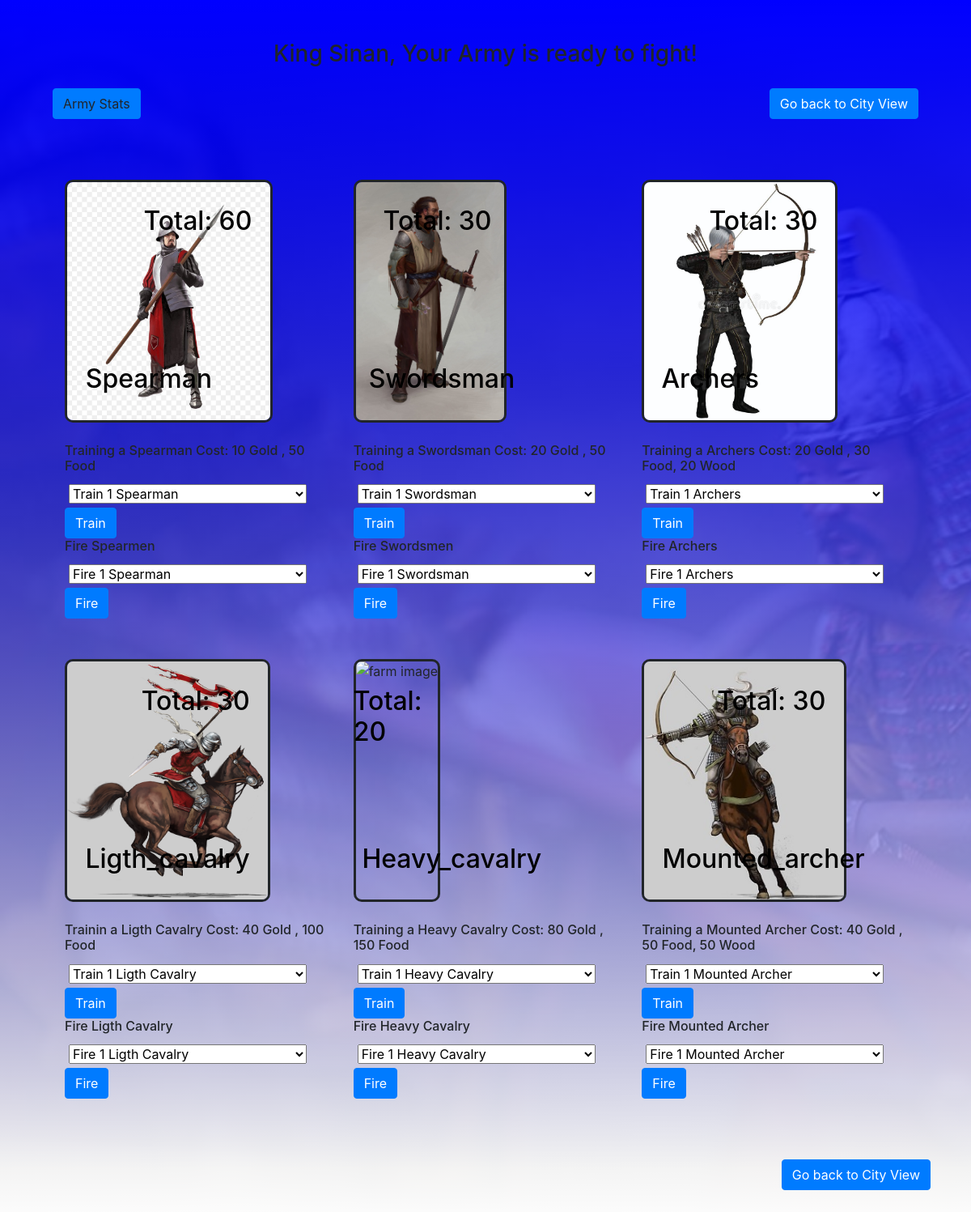
Before: /castle (signed in) with the older database file.
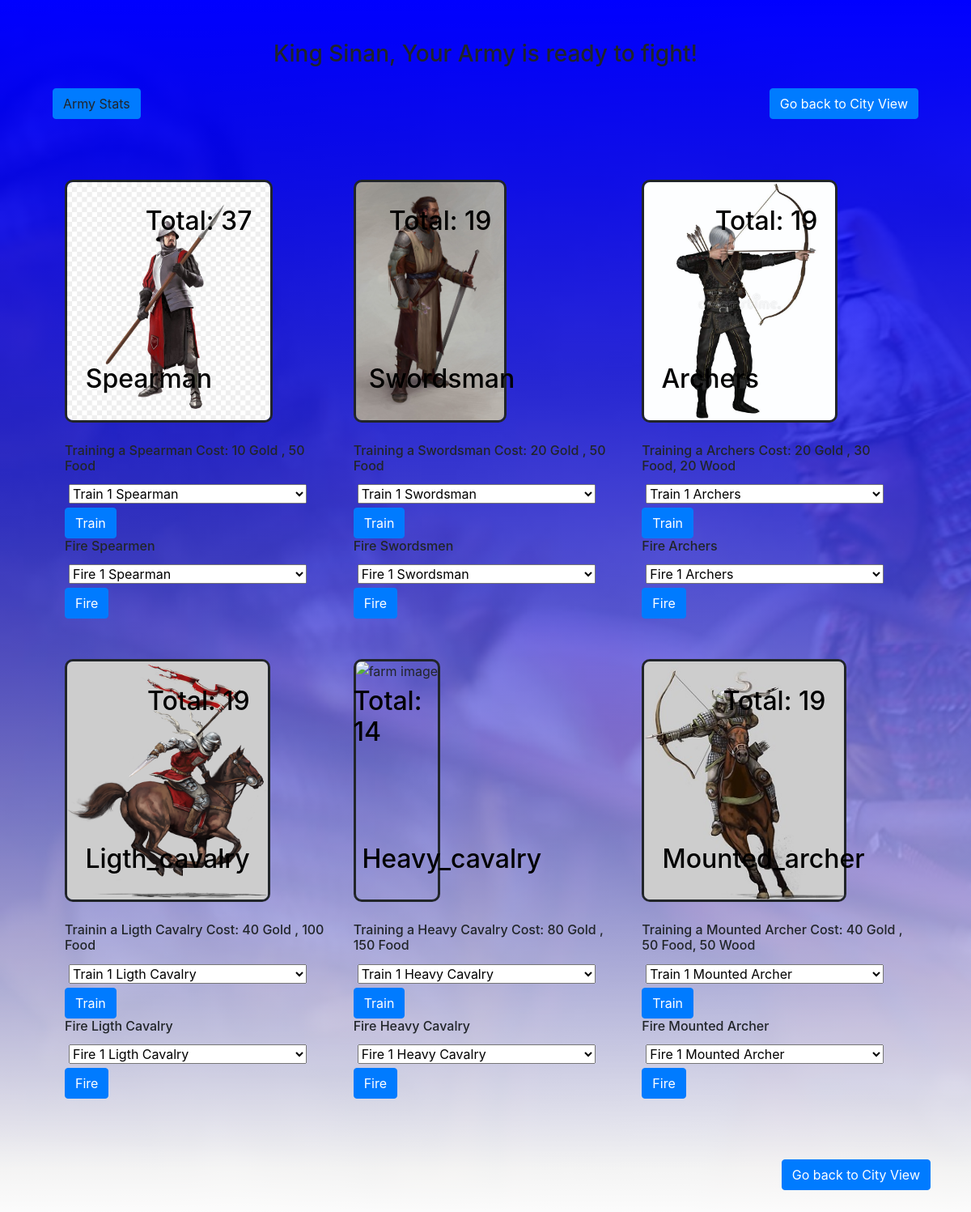
After: the same page with the newer database file.
### models.py (models this page shows, shortened)
class Population(Model):
    king_name = ForeignKeyField(Player, to_field="player_name")
    total_population = IntegerField(default=1000)
    unassingned_population = IntegerField(default=200)
    farmer = IntegerField(default=300)
    stone_worker = IntegerField(default=100)
    gold_miner = IntegerField(default=100)
    lumberjack = IntegerField(default=100)
    spearman = IntegerField(default=100)
    swordsman = IntegerField(default=30)
    archers = IntegerField(default=20)
    ligth_cavalry = IntegerField(default=20)
    heavy_cavalry = IntegerField(default=10)
    mounted_archer = IntegerField(default=20)
    class Meta:
        database = DATABASE

### app.py (the view)
@app.route('/castle')
@login_required
def castle():
    village_data = models.City.get(models.City.king_of_city == g.user.player_name)
    population_data = models.Population.get(models.Population.king_name == g.user.player_name)
    player = models.Player.get(models.Player.email == g.user.email)
    return render_template("castle.html", village_data = village_data, population_data= population_data,player=player)

### app.py (called while the page is built)
@login_manager.user_loader
def load_player(player_id):
    try:
        return models.Player.get(models.Player.id == player_id)
    except models.DoesNotExist:
        return None

@app.before_request
def before_request():
    g.db = models.DATABASE
    g.db.connect()
    g.user = current_user

@app.after_request
def after_request(response):
    g.db.close()
    return response

@app.teardown_request
def _db_close(response):
    if not g.db.is_closed():
        g.db.close()

### templates/castle.html (shortened to what the changed rows need)
{% extends "game_main.html" %}
{% block content %}
<div class="game_main_row">
<div class="col-12"   >
    <div class="col-12 col-sm-12 col-md-6 col-lg-4" >
      <div>
        <h2 class="game_main_image_title" style="color:black"> Spearman</h2>
        <h2 class="village_image_city_level" style="color:black">Total: {{population_data.spearman}}</h2>
        <img src="static/images/spearman.jpg" alt="spearman">
      </div>
    </div>
    <div class="col-12 col-sm-12 col-md-6 col-lg-4">
      <div>
          <h2 class="game_main_image_title" style="color:black"> Swordsman</h2>
          <h2 class="village_image_city_level" style="color:black"> Total: {{population_data.swordsman}}</h2>
          <img src="static/images/swordsman.jpg" alt="swordsman">
      </div>
    </div>
    <div class="col-12 col-sm-12 col-md-6 col-lg-4">
      <div>
          <h2 class="game_main_image_title" style="color:black"> Archers</h2>
          <h2 class="village_image_city_level" style="color:black"> Total: {{population_data.archers}}</h2>
          <img src="static/images/archers.jpg" alt="archers">
      </div>
    </div>
    <div class="col-12 col-sm-12 col-md-6 col-lg-4">
      <div>
          <h2 class="game_main_image_title" style="color:black"> Ligth_cavalry</h2>
          <h2 class="village_image_city_level" style="color:black"> Total: {{population_data.ligth_cavalry}}</h2>
          <img src="static/images/light_cavalry.png" alt="barracks">
      </div>
    </div>
    <div class="col-12 col-sm-12 col-md-6 col-lg-4">
      <div>
          <h2 class="game_main_image_title" style="color:black"> Heavy_cavalry</h2>
          <h2 class="village_image_city_level" style="color:black"> Total: {{population_data.heavy_cavalry}}</h2>
          <img src="static/images/heavy_cavalry.png" alt="farm image">
      </div>
    </div>
    <div class="col-12 col-sm-12 col-md-6 col-lg-4">
      <div>
          <h2 class="game_main_image_title" style="color:black"> Mounted_archer</h2>
          <h2 class="village_image_city_level" style="color:black"> Total: {{population_data.mounted_archer}}</h2>
          <img src="static/images/mounted_archer.jpg" alt="Girl in a jacket">
      </div>
    </div>
</div>
</div>
{% endblock %}

Changed rows visible on the page:
changed Population: spearman "60" → "37"; swordsman "30" → "19"; archers "30" → "19"; ligth_cavalry "30" → "19"; heavy_cavalry "20" → "14"; mounted_archer "30" → "19"
